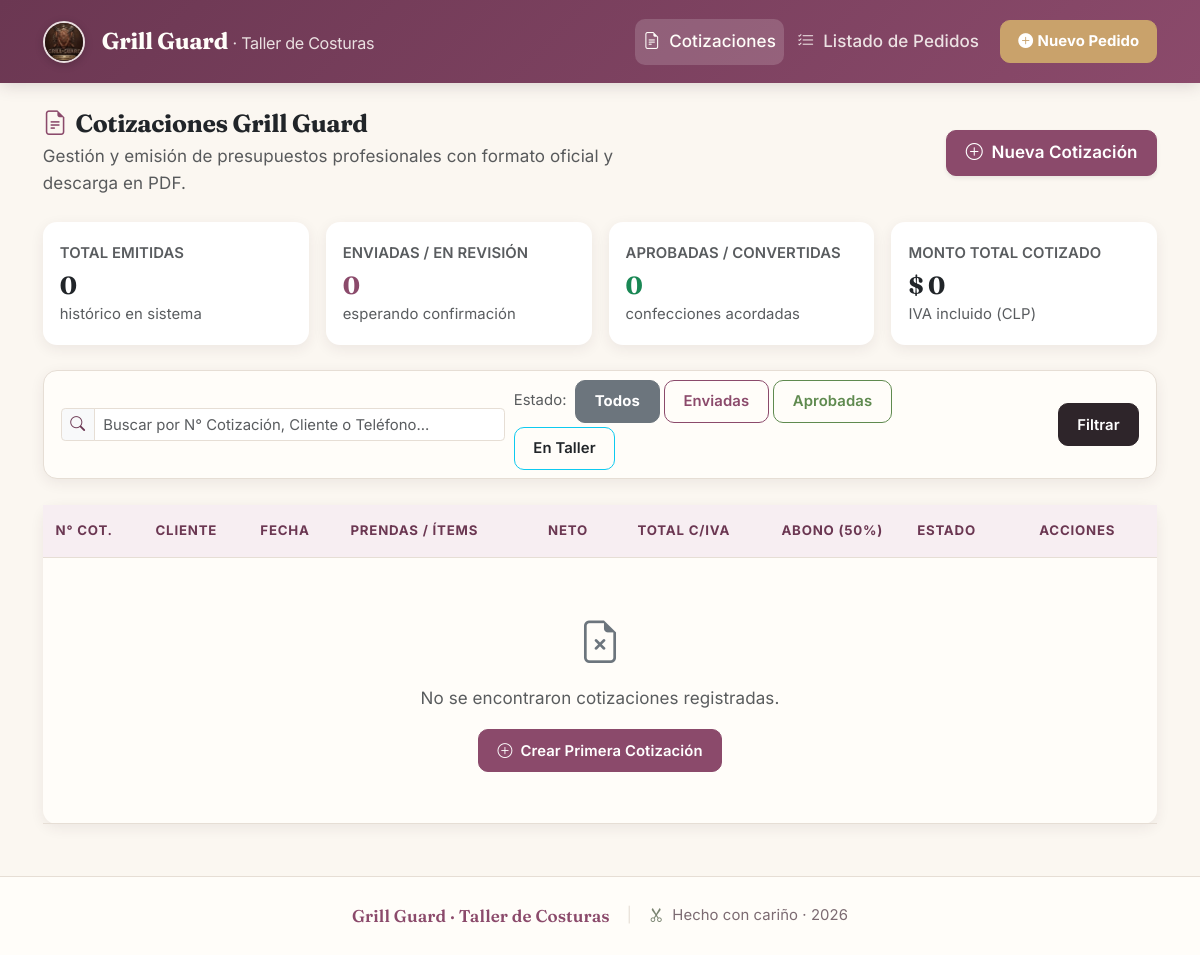
/cotizaciones.php, run on an earlier commit of the app's database.
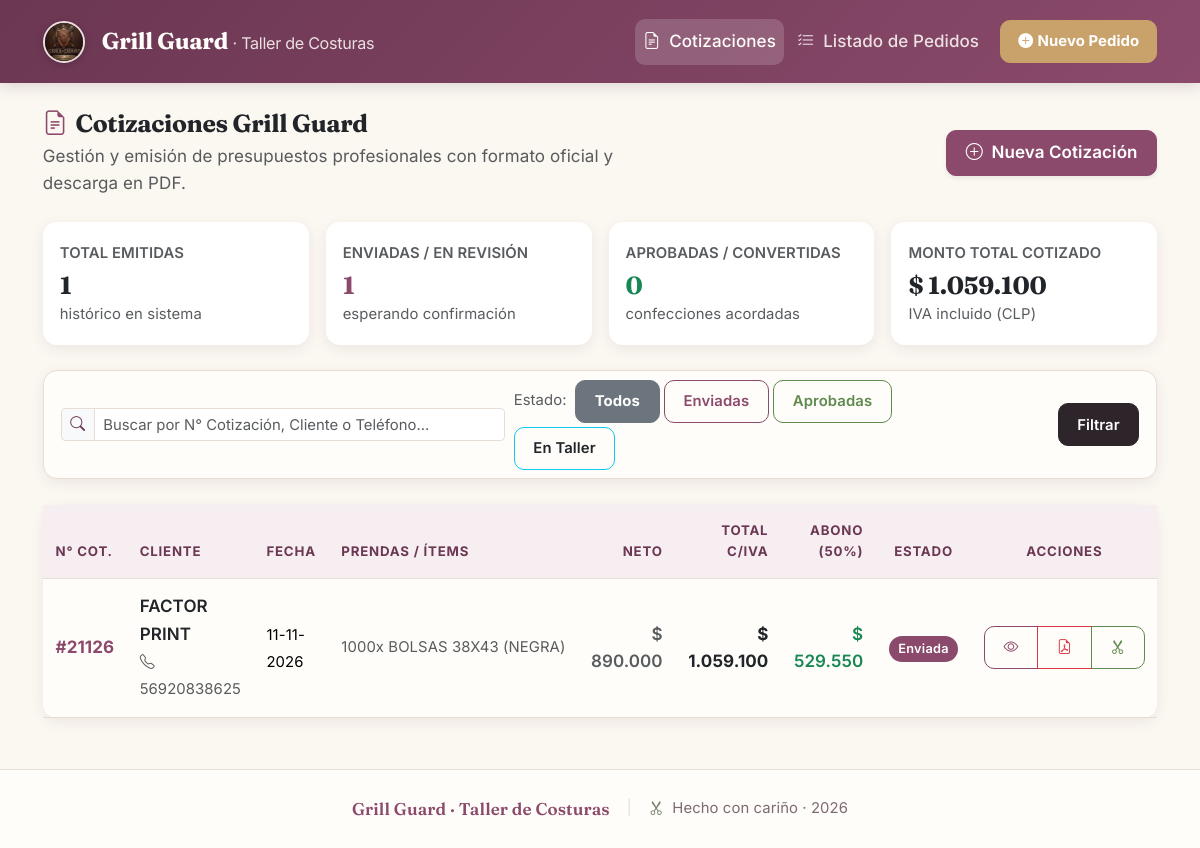
And on a later commit of the database.
### tables this page shows
CREATE TABLE `cotizaciones` (
    `id` INT AUTO_INCREMENT PRIMARY KEY,
    `numero` VARCHAR(50) NOT NULL UNIQUE,
    `cliente_id` INT NULL,
    `cliente_nombre` VARCHAR(150) NOT NULL,
    `cliente_direccion` VARCHAR(255) NULL DEFAULT '',
    `cliente_telefono` VARCHAR(50) NULL DEFAULT '',
    `cliente_email` VARCHAR(150) NULL DEFAULT '',
    `fecha` DATE NOT NULL,
    `subtotal` DECIMAL(12,0) NOT NULL DEFAULT 0,
    `iva` DECIMAL(12,0) NOT NULL DEFAULT 0,
    `total` DECIMAL(12,0) NOT NULL DEFAULT 0,
    `abono` DECIMAL(12,0) NOT NULL DEFAULT 0,
    `saldo` DECIMAL(12,0) NOT NULL DEFAULT 0,
    `porcentaje_abono` INT NOT NULL DEFAULT 50,
    `condiciones` TEXT NULL,
    `estado` ENUM('Borrador', 'Enviada', 'Aprobada', 'Rechazada', 'Convertida en Pedido') NOT NULL DEFAULT 'Enviada',
    `created_at` TIMESTAMP NOT NULL DEFAULT CURRENT_TIMESTAMP,
    CONSTRAINT `fk_cotizaciones_cliente`
        FOREIGN KEY (`cliente_id`) REFERENCES `clientes` (`id`)
        ON DELETE SET NULL
        ON UPDATE CASCADE,
    INDEX `idx_cotizaciones_numero` (`numero`),
    INDEX `idx_cotizaciones_fecha` (`fecha`),
    INDEX `idx_cotizaciones_estado` (`estado`)
);

### includes/helpers.php (called while the page is built, shortened)
<?php
function e($value): string {
    return htmlspecialchars((string)($value ?? ''), ENT_QUOTES | ENT_SUBSTITUTE, 'UTF-8');
}
function formatMoney($amount): string {
    return '$ ' . number_format((float)$amount, 0, '', '.');
}
function formatDate(?string $dateString, string $separator = '/'): string {
    $timestamp = strtotime($dateString);
    return $timestamp ? date("d{$separator}m{$separator}Y", $timestamp) : e($dateString);
}
function getEstadoCotizacionBadgeClass(string $estado): string {
    return match ($estado) {
        'Borrador'              => 'bg-secondary',
        'Enviada'               => 'bg-primary',
        'Aprobada'              => 'bg-success',
        'Rechazada'             => 'bg-danger',
        'Convertida en Pedido'  => 'bg-info text-dark',
        default                 => 'bg-light text-dark border',
    };
}

### cotizaciones.php (the view, shortened to what the rows shown need)
<?php
require_once __DIR__ . '/conexion.php';
require_once __DIR__ . '/includes/helpers.php';
$sql = "
    SELECT
        c.*,
        GROUP_CONCAT(CONCAT(ci.cantidad, 'x ', ci.producto, IF(ci.color != '', CONCAT(' (', ci.color, ')'), '')) SEPARATOR ', ') AS resumen_items
    FROM cotizaciones c
    LEFT JOIN cotizacion_items ci ON c.id = ci.cotizacion_id
";
$params = [];
$sql .= " GROUP BY c.id ORDER BY c.fecha DESC, c.id DESC";
try {
    $stmt = $pdo->prepare($sql);
    $stmt->execute($params);
    $cotizaciones = $stmt->fetchAll();
} catch (PDOException $e) {
    die("Error al consultar cotizaciones: " . e($e->getMessage()));
}
require_once __DIR__ . '/includes/header.php';
?>
<div class="row align-items-center mb-4">
    <div class="col-md-7">
        <h2 class="h3 mb-1 fw-bold text-dark">
            <i class="bi bi-file-earmark-text text-primary me-2"></i>Cotizaciones Grill Guard
        </h2>
    </div>
</div>
<div class="card shadow-sm border-0">
    <div class="table-responsive">
        <table class="table table-hover align-middle mb-0">
            <thead class="table-light">
                <tr>
                    <th scope="col" style="width: 100px;">N° Cot.</th>
                    <th scope="col">Cliente</th>
                    <th scope="col">Fecha</th>
                    <th scope="col">Prendas / Ítems</th>
                    <th scope="col" class="text-end">Neto</th>
                    <th scope="col" class="text-end">Total c/IVA</th>
                    <th scope="col" class="text-end">Abono (50%)</th>
                    <th scope="col" class="text-center">Estado</th>
                    <th scope="col" class="text-center" style="width: 160px;">Acciones</th>
                </tr>
            </thead>
            <tbody>
                <?php if (empty($cotizaciones)): ?>
                    <tr>
                        <td colspan="9" class="text-center py-5 text-muted">
                            <i class="bi bi-file-earmark-x fs-1 d-block mb-2 text-secondary"></i>
                            No se encontraron cotizaciones registradas.
                            <div class="mt-3">
                                <a href="nueva_cotizacion.php" class="btn btn-sm btn-primary">
                                    <i class="bi bi-plus-circle me-1"></i> Crear Primera Cotización
                                </a>
                            </div>
                        </td>
                    </tr>
                <?php else: ?>
                    <?php foreach ($cotizaciones as $c): ?>
                        <tr>
                            <td>
                                <a href="ver_cotizacion.php?id=<?= (int)$c['id']; ?>" class="fw-bold text-decoration-none text-primary">
                                    #<?= e($c['numero']); ?>
                                </a>
                            </td>
                            <td>
                                <div class="fw-semibold text-dark"><?= e($c['cliente_nombre']); ?></div>
                                <?php if (!empty($c['cliente_telefono'])): ?>
                                    <small class="text-muted"><i class="bi bi-telephone me-1"></i><?= e($c['cliente_telefono']); ?></small>
                                <?php endif; ?>
                            </td>
                            <td>
                                <span class="small"><?= formatDate($c['fecha'], '-'); ?></span>
                            </td>
                            <td>
                                <div class="text-truncate small text-muted" style="max-width: 260px;" title="<?= e($c['resumen_items'] ?? ''); ?>">
                                    <?= e($c['resumen_items'] ?: 'Sin ítems'); ?>
                                </div>
                            </td>
                            <td class="text-end fw-semibold text-muted">
                                <?= formatMoney($c['subtotal']); ?>
                            </td>
                            <td class="text-end fw-bold text-dark">
                                <?= formatMoney($c['total']); ?>
                            </td>
                            <td class="text-end text-success fw-semibold">
                                <?= formatMoney($c['abono']); ?>
                            </td>
                            <td class="text-center">
                                <span class="badge <?= getEstadoCotizacionBadgeClass($c['estado']); ?>">
                                    <?= e($c['estado']); ?>
                                </span>
                            </td>
                            <td class="text-center">
                                <div class="btn-group btn-group-sm" role="group">
                                    <a href="ver_cotizacion.php?id=<?= (int)$c['id']; ?>" class="btn btn-outline-primary" title="Ver formato oficial">
                                        <i class="bi bi-eye"></i>
                                    </a>
                                    <a href="generar_pdf_cotizacion.php?id=<?= (int)$c['id']; ?>" target="_blank" class="btn btn-outline-danger" title="Abrir / Descargar PDF">
                                        <i class="bi bi-file-earmark-pdf"></i>
                                    </a>
                                    <?php if ($c['estado'] !== 'Convertida en Pedido'): ?>
                                        <a href="convertir_cotizacion_a_pedido.php?id=<?= (int)$c['id']; ?>" class="btn btn-outline-success" title="Convertir a Pedido de Taller">
                                            <i class="bi bi-scissors"></i>
                                        </a>
                                    <?php endif; ?>
                                </div>
                            </td>
                        </tr>
                    <?php endforeach; ?>
                <?php endif; ?>
            </tbody>
        </table>
    </div>
</div>
<?php require_once __DIR__ . '/includes/footer.php'; ?>

What changed in the data, as far as the page shows it:
added cotizaciones: numero "21126", cliente_nombre "FACTOR PRINT", cliente_telefono "56920838625", fecha "11-11-2026", resumen_items "1000x BOLSAS 38X43 (NEGRA)", subtotal "$ 890.000", total "$ 1.059.100", abono "$ 529.550", estado "Enviada"
Also different on the page:
$stats['total_cotizaciones']: "0" → "1"
$stats['enviadas_count']: "0" → "1"
formatMoney($stats['gran_total_cotizado']): "$ 0" → "$ 1.059.100"
text no longer shown: "No se encontraron cotizaciones registradas. Crear Primera Cotización"
